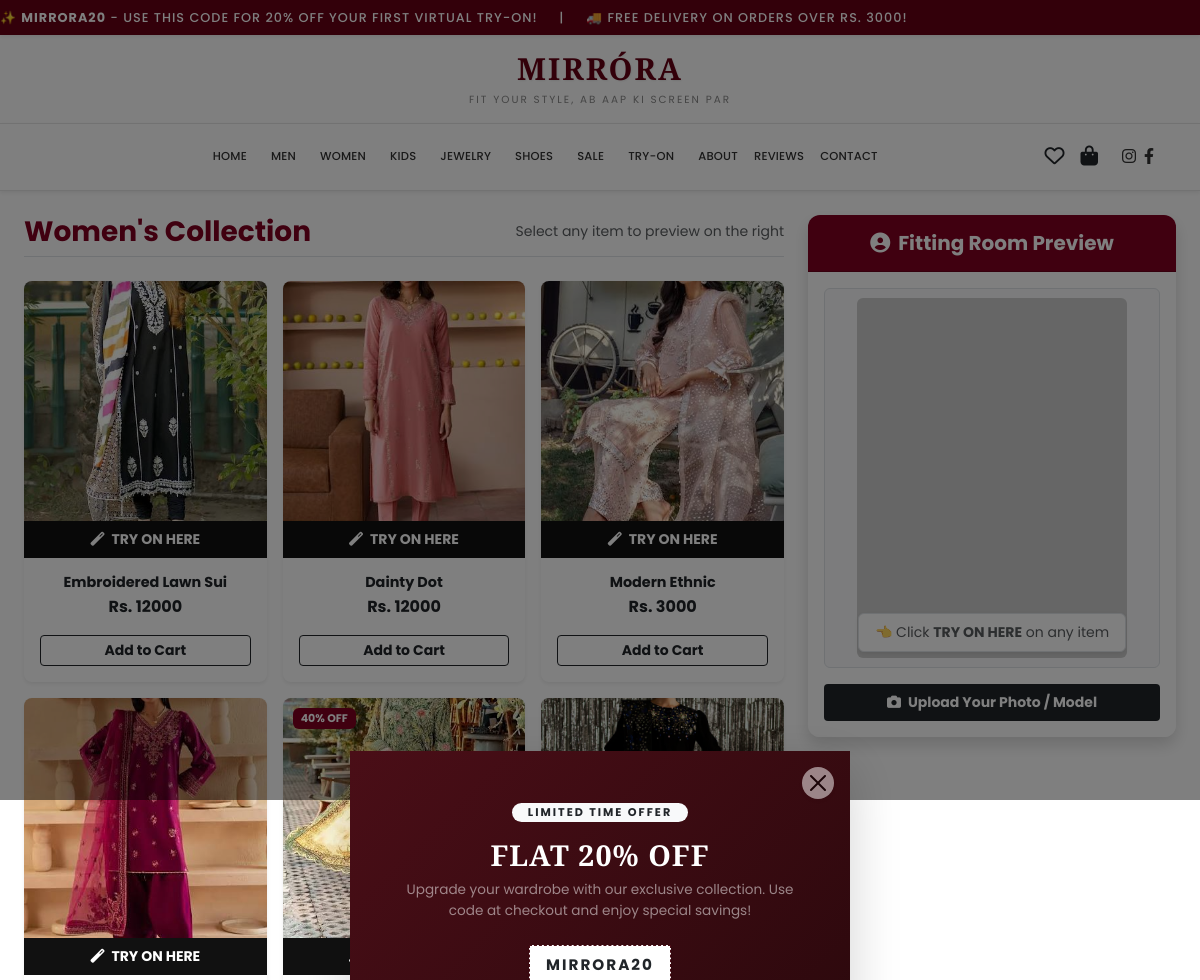
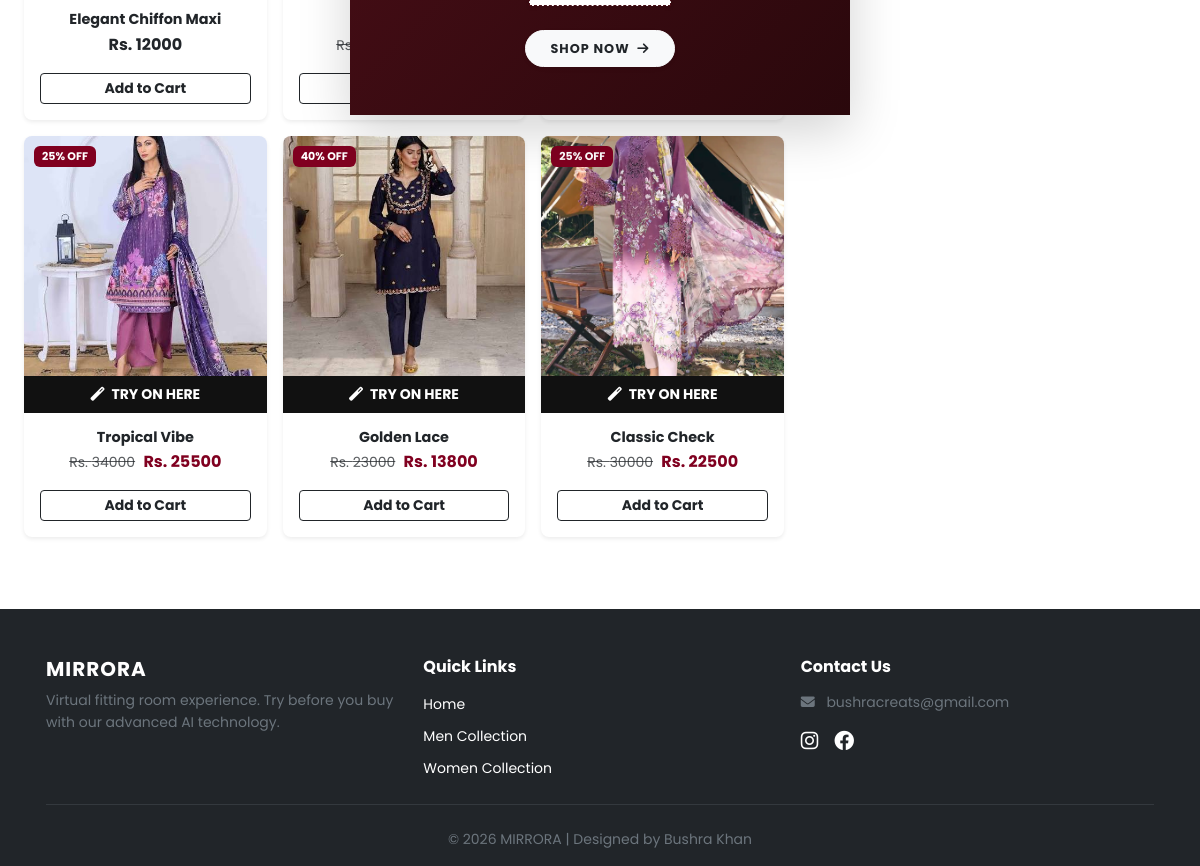
Page /category-tryon.php on the committed database (2 pictures, top to bottom).
### tables this page shows
CREATE TABLE IF NOT EXISTS `products` (
  `id` int NOT NULL AUTO_INCREMENT,
  `name` varchar(255) DEFAULT NULL,
  `category` varchar(100) DEFAULT NULL,
  `price` double DEFAULT NULL,
  `description` text,
  `size` varchar(255) DEFAULT NULL,
  `color` varchar(255) DEFAULT NULL,
  `images` text,
  `image` varchar(255) NOT NULL,
  `discount_percent` int DEFAULT '0',
  PRIMARY KEY (`id`)
);

### category-tryon.php (the view, shortened to what this page needs)
<?php
include 'header.php';
include 'config.php';
?>
<div class="container-fluid px-4 py-4">
    <div class="row g-4">
        <div class="col-lg-8 col-md-7">
            <div class="d-flex justify-content-between align-items-center mb-4 pb-2 border-bottom">
                <h3 class="fw-bold m-0" style="color: #800020;">Women's Collection</h3>
                <span class="text-muted small">Select any item to preview on the right</span>
            </div>
            <div class="row g-3">
                <?php
                $query = "SELECT * FROM products WHERE category = 'Women' LIMIT 9";
                $result = mysqli_query($conn, $query);
                if ($result && mysqli_num_rows($result) > 0) {
                    while($row = mysqli_fetch_assoc($result)):
                        $original_price = $row['price'];
                        $discount_percent = isset($row['discount_percent']) ? $row['discount_percent'] : 0;
                        $final_price = $original_price;
                        if ($discount_percent > 0) {
                            $discount_amount = ($original_price * $discount_percent) / 100;
                            $final_price = $original_price - $discount_amount;
                        }
                        $img_path = "assets/images/" . $row['images'];
                        $prod_name = htmlspecialchars($row['name']);
                ?>
                    <div class="col-lg-4 col-md-6 col-6">
                        <div class="card h-100 shadow-sm border-0 product-card">
                            <div class="position-relative overflow-hidden product-img-wrapper">
                                <?php if ($discount_percent > 0): ?>
                                    <span class="badge" style="position: absolute; top: 10px; left: 10px; background-color: #800020; color: #fff; padding: 5px 8px; font-size: 11px; z-index: 2;">
                                        <?php echo $discount_percent; ?>% OFF
                                    </span>
                                <?php endif; ?>
                                <a href="product-details.php?id=<?php echo $row['id']; ?>">
                                    <img src="<?php echo $img_path; ?>" class="card-img-top product-img" alt="<?php echo $prod_name; ?>" style="height: 280px; object-fit: cover;">
                                </a>
                                <button type="button"
                                        class="btn btn-dark btn-sm w-100 rounded-0 fw-bold py-2 border-0"
                                        style="background-color: #111;"
                                        onclick="applyTryOn('<?php echo addslashes($prod_name); ?>', '<?php echo $img_path; ?>', '<?php echo $final_price; ?>')">
                                    <i class="fas fa-magic me-1"></i> TRY ON HERE
                                </button>
                            </div>
                            <div class="card-body text-center d-flex flex-column p-3">
                                <h6 class="fw-bold mb-1 text-truncate">
                                    <a href="product-details.php?id=<?php echo $row['id']; ?>" class="text-dark text-decoration-none"><?php echo $prod_name; ?></a>
                                </h6>
                                <div class="price-box mb-3 mt-auto">
                                    <?php if ($discount_percent > 0): ?>
                                        <span class="text-muted text-decoration-line-through me-1 small">Rs. <?php echo $original_price; ?></span>
                                        <span class="fw-bold" style="color: #800020;">Rs. <?php echo $final_price; ?></span>
                                    <?php else: ?>
                                        <span class="fw-bold text-dark">Rs. <?php echo $original_price; ?></span>
                                    <?php endif; ?>
                                </div>
                                <a href="cart.php?action=add&id=<?php echo $row['id']; ?>" class="btn btn-outline-dark btn-sm w-100 fw-bold">Add to Cart</a>
                            </div>
                        </div>
                    </div>
                <?php
                    endwhile;
                } else {
                    echo "<div class='col-12'><p class='text-muted small italic ps-2'>No products found in this category.</p></div>";
                }
                ?>
            </div>
        </div>
        <div class="col-lg-4 col-md-5">
            <div class="card shadow border-0 sticky-top" style="top: 20px; z-index: 10; border-radius: 12px; overflow: hidden;">
                <div class="card-header text-white text-center py-3" style="background-color: #800020;">
                    <h5 class="m-0 fw-bold"><i class="fas fa-user-circle me-2"></i>Fitting Room Preview</h5>
                </div>
                <div class="card-body text-center p-3 bg-white">
                    <div id="tryon-canvas" class="position-relative border rounded p-2 mb-3 bg-light d-flex align-items-center justify-content-center flex-column" style="min-height: 380px;">
                        <img id="model-avatar" src="https://dummyimage.com/300x400/e0e0e0/000000.png&text=Default+Model" class="img-fluid rounded" alt="Model" style="max-height: 360px; object-fit: contain;">
                        <div id="default-help" class="position-absolute text-muted small px-3 py-2 bg-white rounded shadow-sm border" style="bottom: 15px;">
                            👈 Click <strong>TRY ON HERE</strong> on any item
                        </div>
                    </div>
                    <div class="d-grid gap-2">
                        <button class="btn btn-dark btn-sm fw-bold py-2" onclick="alert('Photo Upload dialog box feature here')">
                            <i class="fas fa-camera me-1"></i> Upload Your Photo / Model
                        </button>
                    </div>
                </div>
            </div>
        </div>
    </div>
</div>
<?php include 'footer.php'; ?>

### header.php (shortened to what this page needs)
<?php
$cats = ['Men', 'Women', 'Kids', 'Jewelry', 'Shoes'];
?>
<!DOCTYPE html>
<html lang="en">
<head>
    <link href="https://cdn.jsdelivr.net/npm/bootstrap@5.3.0/dist/css/bootstrap.min.css" rel="stylesheet">
    <link rel="stylesheet" href="https://cdnjs.cloudflare.com/ajax/libs/font-awesome/6.4.0/css/all.min.css">
    <link rel="stylesheet" href="style.css">
</head>
<body>
<div class="maroon-alert py-2 overflow-hidden shadow-sm">
    <marquee behavior="scroll" direction="left" scrollamount="5">
        ✨ <b>MIRRORA20</b> - Use this code for 20% OFF your first Virtual Try-On! &nbsp;&nbsp;&nbsp;&nbsp;|&nbsp;&nbsp;&nbsp;&nbsp; 🚚 Free Delivery on Orders Over Rs. 3000!
    </marquee>
</div>
<div class="container text-center py-3 px-3">
    <a href="index.php" class="text-decoration-none">
        <h1 class="brand-title m-0">MIRRÓRA</h1>
    </a>
    <p class="brand-slogan mt-1 mb-0">fit your style, Ab Aap Ki Screen Par</p>
</div>
<nav class="navbar navbar-expand-lg custom-navbar sticky-top shadow-sm py-2 py-lg-3">
    <div class="container px-3">
        <div class="collapse navbar-collapse justify-content-between align-items-center" id="navContent">
            <ul class="navbar-nav mx-auto align-items-lg-center mb-2 mb-lg-0 text-center text-lg-start">
                <li class="nav-item px-2 py-1 py-lg-0">
                    <a class="nav-link" href="index.php">Home</a>
                </li>
                <?php foreach($cats as $cat):
                    $link = strtolower($cat).'.php';
                ?>
                <li class="nav-item px-2 py-1 py-lg-0">
                    <a class="nav-link" href="<?php echo $link; ?>">
                        <?php echo $cat; ?>
                    </a>
                </li>
                <?php endforeach; ?>
                <li class="nav-item px-2 py-1 py-lg-0">
                    <a class="nav-link" href="sale.php">Sale</a>
                </li>
                <li class="nav-item px-2 py-1 py-lg-0">
                    <a class="nav-link" href="tryon.php">Try-On</a>
                </li>
                <li class="nav-item px-2 py-1 py-lg-0">
                    <a class="nav-link" href="about.php">About</a>
                </li>
<li class="nav-item">
    <a class="nav-link" href="add_review.php">REVIEWS</a>
</li>
                <li class="nav-item px-2 py-1 py-lg-0">
                    <a class="nav-link" href="contact.php">Contact</a>
                </li>
            </ul>
            <div class="d-flex align-items-center justify-content-center gap-3 mt-3 mt-lg-0 pb-2 pb-lg-0">
                <a href="wishlist.php" class="text-dark position-relative text-decoration-none" title="Wishlist">
                    <i class="far fa-heart fa-lg"></i>
                </a>
                <a href="cart.php" class="text-dark position-relative text-decoration-none">
                    <i class="fas fa-shopping-bag fa-lg"></i>
                </a>
                <div class="social-nav-icons d-flex align-items-center gap-2 ms-2">
                    <a href="https://instagram.com" target="_blank">
                        <i class="fab fa-instagram"></i>
                    </a>
                    <a href="https://facebook.com" target="_blank">
                        <i class="fab fa-facebook-f"></i>
                    </a>
                </div>
            </div>
        </div>
    </div>
</nav>

### footer.php (shortened to what this page needs)
<footer class="bg-dark text-white pt-5 pb-3 mt-5">
    <div class="container px-3">
        <div class="row g-4">
            <div class="col-md-4 mb-2 mb-md-0">
                <h4 class="fw-bold fs-5 footer-brand">MIRRORA</h4>
                <p class="text-secondary small mb-0 footer-text">
                    Virtual fitting room experience. Try before you buy with our advanced AI technology.
                </p>
            </div>
            <div class="col-md-4 mb-2 mb-md-0">
                <h5 class="mb-3 fs-6 fw-bold">Quick Links</h5>
                <ul class="list-unstyled mb-0">
                    <li class="mb-2">
                        <a href="index.php" class="text-white text-decoration-none small">Home</a>
                    </li>
                    <li class="mb-2">
                        <a href="men.php" class="text-white text-decoration-none small">Men Collection</a>
                    </li>
                    <li>
                        <a href="women.php" class="text-white text-decoration-none small">Women Collection</a>
                    </li>
                </ul>
            </div>
            <div class="col-md-4 mb-2 mb-md-0">
                <h5 class="mb-3 fs-6 fw-bold">Contact Us</h5>
                <p class="small text-secondary mb-2">
                    <i class="fa fa-envelope me-2"></i>
                    bushracreats@gmail.com
                </p>
                <div class="d-flex gap-3 mt-3">
                    <a href="#" class="text-white text-decoration-none">
                        <i class="fab fa-instagram fa-lg"></i>
                    </a>
                    <a href="#" class="text-white text-decoration-none">
                        <i class="fab fa-facebook fa-lg"></i>
                    </a>
                </div>
            </div>
        </div>
        <hr class="border-secondary my-4">
        <div class="text-center small text-secondary">
            &copy; 2026 MIRRORA | Designed by Bushra Khan
        </div>
    </div>
</body>
<div class="modal fade" id="promoPopup" tabindex="-1" aria-labelledby="promoPopupLabel" aria-hidden="true">
    <div class="modal-dialog modal-dialog-centered">
        <div class="modal-content border-0 rounded-0 shadow-lg" style="background-color: #fff; overflow: hidden;">
            <button type="button" class="btn-close position-absolute top-0 end-0 m-3 z-3 bg-white p-2 rounded-circle shadow-sm" data-bs-dismiss="modal" aria-label="Close"></button>
            <div class="row g-0">
                <div class="col-12 p-4 p-md-5 text-center" style="background: linear-gradient(135deg, #4A0E17 0%, #2A080C 100%); color: #fff;">
                    <span class="badge bg-light text-dark px-3 py-1 rounded-pill text-uppercase fw-bold mb-3" style="font-size: 0.7rem; letter-spacing: 2px;">Limited Time Offer</span>
                    <h2 class="fw-bold mb-2" style="font-family: 'Cinzel', serif; font-size: 1.8rem; letter-spacing: 1px;">FLAT 20% OFF</h2>
                    <p class="text-white-50 small mb-4 px-2" style="font-size: 0.85rem;">Upgrade your wardrobe with our exclusive collection. Use code at checkout and enjoy special savings!</p>
                    <div class="bg-white text-dark py-2 px-3 d-inline-block fw-bold rounded-0 mb-4 shadow-sm" style="letter-spacing: 2px; font-size: 0.95rem; border: 1px dashed #4A0E17;">
                        MIRRORA20
                    </div>
                    <div>
                        <a href="index.php" class="btn btn-light rounded-pill px-4 py-2 fw-bold text-uppercase text-dark shadow-sm" style="font-size: 0.8rem; letter-spacing: 1px;" data-bs-dismiss="modal">
                            Shop Now <i class="fas fa-arrow-right ms-1"></i>
                        </a>
                    </div>
                </div>
            </div>
        </div>
    </div>
</div>
</html>

### style.css (style rules this page uses)
:root { --primary-maroon:#660014; --border-color:#e5e5e5; --primary-red:#722F37; --light-red-bg:#f9f2f2; --border-red:#e6cdcd; }
body { font-family:'Poppins',sans-serif; color:#2b2b2b; background:#fff; }
.maroon-alert { background:#660014; color:#fff; font-size:.8rem; letter-spacing:1px; text-transform:uppercase; font-weight:500; }
.brand-title { font-family:'Cinzel',serif; font-size:2.2rem; font-weight:600; letter-spacing:4px; color:#660014; text-transform:uppercase; }
.brand-slogan { font-size:.65rem; color:#888; letter-spacing:2px; text-transform:uppercase; }
.custom-navbar { background:#fff; border-top:1px solid #e5e5e5; border-bottom:1px solid #e5e5e5; }
.navbar-nav .nav-link { color:#333!important; font-size:.78rem; font-weight:500; text-transform:uppercase; letter-spacing:.8px; position:relative; transition:.3s; }
.navbar-nav .nav-link::after { content:""; position:absolute; left:50%; bottom:0; width:0; height:2px; transform:translateX(-50%); background:#660014; transition:.3s; }
.social-nav-icons a { color:#333; font-size:1rem; }
:root { --primary-red: #722F37; --light-red-bg: #f9f2f2; --border-red: #e6cdcd; }
body { font-family: 'Poppins', sans-serif; color: #2b2b2b; background-color: #fff; }
.brand-title { font-family: 'Cinzel', serif; font-size: 1.9rem; font-weight: 700; color: #660014; letter-spacing: 2px; text-transform: uppercase; text-shadow: 1px 1px 2px rgba(0,0,0,0.08); }
.product-card { transition: transform 0.3s ease, box-shadow 0.3s ease; background: #fff; border-radius: 8px; overflow: hidden; }
.product-img { height: 260px; object-fit: cover; transition: transform 0.5s ease; }
.product-card .position-relative { position: relative; overflow: hidden; }
.btn-dark { background-color: #212529; border: none; }
.card-body h6 { font-family: 'Poppins', sans-serif; font-size: 0.90rem; color: #333; white-space: nowrap; overflow: hidden; text-overflow: ellipsis; }
.product-card .product-img { height: 260px !important; object-fit: cover !important; }
.footer-brand { letter-spacing:1px; }
.footer-text { line-height:1.6; }
.product-img { width:100%; height:260px; object-fit:cover; }
.product-card { position: relative; background: #fff; border: none; box-shadow: 0 0.125rem 0.25rem rgba(0, 0, 0, 0.075); transition: transform 0.2s ease-in-out; }
.product-img { width: 100%; height: 200px; object-fit: cover; }
.product-card { position: relative; background: #fff; border: none; border-radius: 8px; box-shadow: 0 0.125rem 0.25rem rgba(0, 0, 0, 0.075); transition: transform 0.3s ease, box-shadow 0.3s ease; overflow: hidden; }
.product-img-wrapper { position: relative; overflow: hidden; }
.product-card .product-img { width: 100%; height: 240px !important; object-fit: cover !important; transition: transform 0.5s ease; }
.navbar-nav .nav-link { white-space: nowrap !important; font-size: 0.72rem !important; letter-spacing: 0.2px !important; padding-left: 0.25rem !important; padding-right: 0.25rem !important; }

### rows in the picture
products: images (picture), name "Embroidered Lawn Sui", price "12000"
products: images (picture), name "Dainty Dot", price "12000"
products: images (picture), name "Modern Ethnic", price "3000"
products: images (picture), name "Elegant Chiffon Maxi", price "12000"
products: discount_percent "40"
products: discount_percent "25", images (picture), name "Tropical Vibe", price "34000", final_price "25500"
products: discount_percent "40", images (picture), name "Golden Lace", price "23000", final_price "13800"
products: discount_percent "25", images (picture), name "Classic Check", price "30000", final_price "22500"

### other values in the picture
$cat "MEN"
$cat "WOMEN"
$cat "KIDS"
$cat "JEWELRY"
$cat "SHOES"
